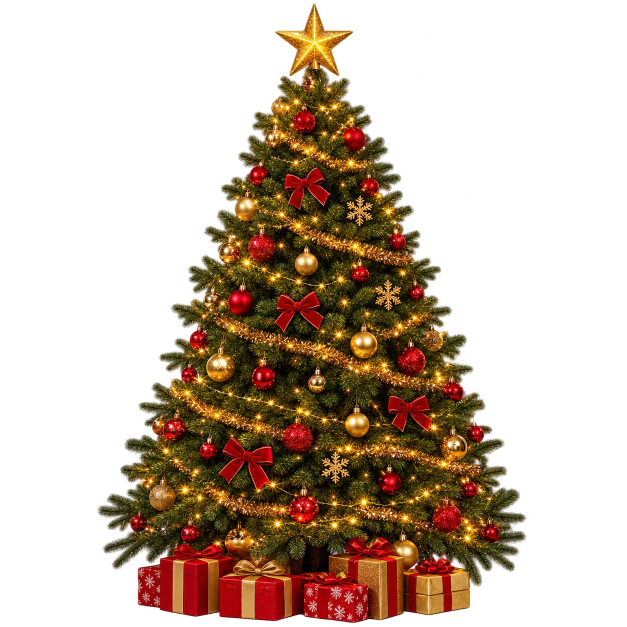
#> input picture assets/arbol-navidad.webp, 1254 x 1254 px (shown at 1/2 size)
$ python optimizar_imagenes.py ../assets/arbol-navidad.webp
#> lines starting #> are read from the running program, lines starting #| are printed output that depends on the picture
"""Convierte imágenes nuevas del catálogo (PNG/JPG) a WebP: versión completa (modal) + miniatura (tarjetas).

Uso:   python3 herramientas/optimizar_imagenes.py ruta/a/nueva.png [otra.png ...]
Salida: assets/catalogo/<nombre>.webp  y  assets/catalogo/t/<nombre>.webp
Requiere: pip install pillow
"""
import sys, os
from PIL import Image
base = os.path.join(os.path.dirname(__file__), '..', 'assets', 'catalogo')
os.makedirs(os.path.join(base, 't'), exist_ok=True)
for f in sys.argv[1:]:
    n = os.path.splitext(os.path.basename(f))[0]
    im = Image.open(f).convert('RGB')
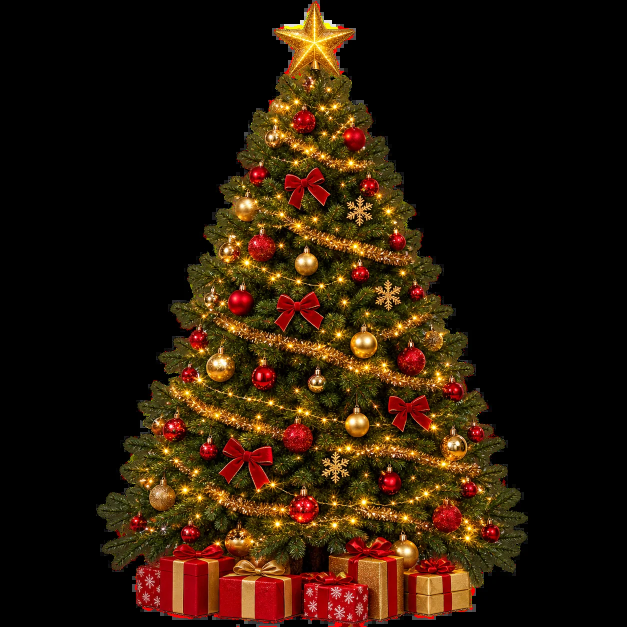
#> im: PIL image 1254x1254 RGB (shown at 1/2 size); mean R, G, B 41, 23.4, 7.9
    im.thumbnail((1280, 800), Image.LANCZOS)
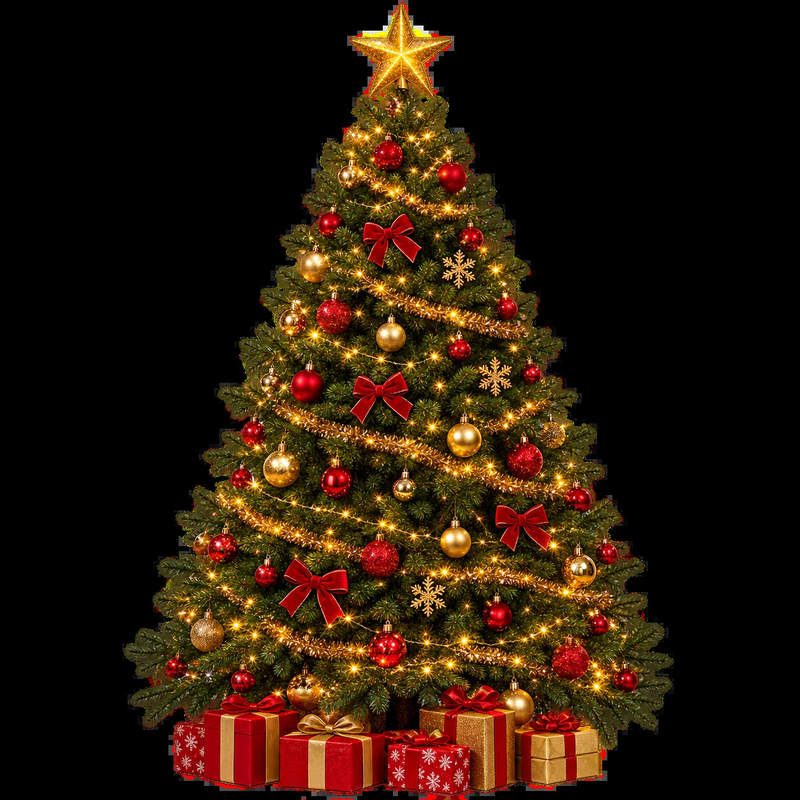
#> im: PIL image 800x800 RGB; mean R, G, B 41, 23.5, 8.1
    im.save(os.path.join(base, f'{n}.webp'), 'WEBP', quality=82, method=6)
    im.resize((480, 300), Image.LANCZOS).save(os.path.join(base, 't', f'{n}.webp'), 'WEBP', quality=76, method=6)
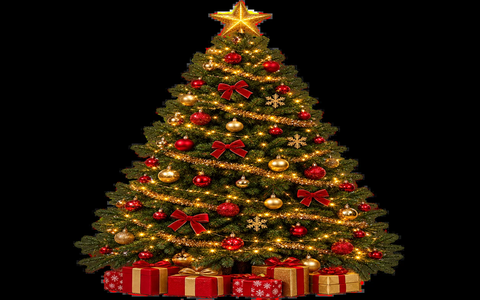
#> saved as arbol-navidad.webp: PIL image 480x300 RGB; mean R, G, B 41, 23.5, 8.2
    print('listo:', n)
